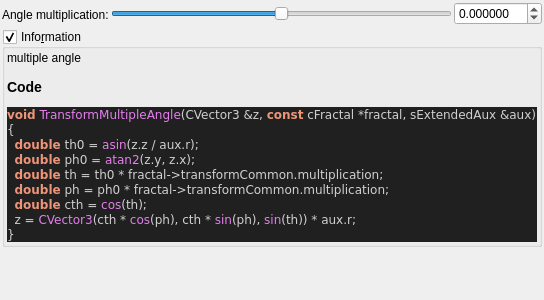
<?xml version="1.0" encoding="UTF-8"?>
<ui version="4.0">
 <class>transf_multiple_angle</class>
 <widget class="QWidget" name="Form">
  <property name="geometry">
   <rect>
    <x>0</x>
    <y>0</y>
    <width>400</width>
    <height>300</height>
   </rect>
  </property>
  <property name="windowTitle">
   <string notr="true">transf_multiple_angle</string>
  </property>
  <layout class="QVBoxLayout" name="verticalLayout">
   <property name="spacing">
    <number>2</number>
   </property>
   <property name="leftMargin">
    <number>2</number>
   </property>
   <property name="topMargin">
    <number>2</number>
   </property>
   <property name="rightMargin">
    <number>2</number>
   </property>
   <property name="bottomMargin">
    <number>2</number>
   </property>
   <item>
    <layout class="QGridLayout" name="gridLayout">
     <property name="spacing">
      <number>2</number>
     </property>
     <item row="0" column="2">
      <widget class="MyDoubleSpinBox" name="spinbox_transf_multiplication">
       <property name="sizePolicy">
        <sizepolicy hsizetype="Minimum" vsizetype="Maximum">
         <horstretch>0</horstretch>
         <verstretch>0</verstretch>
        </sizepolicy>
       </property>
       <property name="prefix">
        <string/>
       </property>
       <property name="suffix">
        <string/>
       </property>
       <property name="decimals">
        <number>6</number>
       </property>
       <property name="minimum">
        <double>-99.989999999999995</double>
       </property>
       <property name="maximum">
        <double>99.989999999999995</double>
       </property>
       <property name="singleStep">
        <double>0.100000000000000</double>
       </property>
      </widget>
     </item>
     <item row="0" column="1">
      <widget class="QSlider" name="slider_transf_multiplication">
       <property name="sizePolicy">
        <sizepolicy hsizetype="Expanding" vsizetype="Maximum">
         <horstretch>0</horstretch>
         <verstretch>0</verstretch>
        </sizepolicy>
       </property>
       <property name="minimum">
        <number>-10000000</number>
       </property>
       <property name="maximum">
        <number>10000000</number>
       </property>
       <property name="value">
        <number>0</number>
       </property>
       <property name="sliderPosition">
        <number>0</number>
       </property>
       <property name="orientation">
        <enum>Qt::Horizontal</enum>
       </property>
      </widget>
     </item>
     <item row="0" column="0" rowspan="2">
      <widget class="QLabel" name="label_108">
       <property name="text">
        <string>Angle multiplication:</string>
       </property>
      </widget>
     </item>
    </layout>
   </item>
   <item>
    <widget class="MyGroupBox" name="groupCheck_info">
     <property name="title">
      <string>Info&amp;rmation</string>
     </property>
     <property name="flat">
      <bool>false</bool>
     </property>
     <property name="checkable">
      <bool>true</bool>
     </property>
     <layout class="QVBoxLayout" name="verticalLayout_2">
      <property name="spacing">
       <number>2</number>
      </property>
      <property name="leftMargin">
       <number>2</number>
      </property>
      <property name="topMargin">
       <number>2</number>
      </property>
      <property name="rightMargin">
       <number>2</number>
      </property>
      <property name="bottomMargin">
       <number>2</number>
      </property>
      <item>
       <widget class="QLabel" name="label_code_content">
        <property name="text">
         <string notr="true">&lt;p&gt;multiple angle&lt;/p&gt;&lt;table&gt;
&lt;/table&gt;
&lt;h3&gt;Code&lt;/h3&gt;
&lt;body style=&quot;background-color:#202020&quot;&gt;
&lt;pre style=&quot;color:#d0d0d0; background-color:#202020;  font-family:'Courier New',monospace;&quot;&gt;&lt;span style=&quot;color:#f09479; font-weight:bold&quot;&gt;void&lt;/span&gt; &lt;span style=&quot;color:#e47eed&quot;&gt;TransformMultipleAngle&lt;/span&gt;&lt;span style=&quot;color:#d0d0d0&quot;&gt;(&lt;/span&gt;CVector3 &lt;span style=&quot;color:#d0d0d0&quot;&gt;&amp;amp;&lt;/span&gt;z&lt;span style=&quot;color:#d0d0d0&quot;&gt;,&lt;/span&gt; &lt;span style=&quot;color:#f09479; font-weight:bold&quot;&gt;const&lt;/span&gt; cFractal &lt;span style=&quot;color:#d0d0d0&quot;&gt;*&lt;/span&gt;fractal&lt;span style=&quot;color:#d0d0d0&quot;&gt;,&lt;/span&gt; sExtendedAux &lt;span style=&quot;color:#d0d0d0&quot;&gt;&amp;amp;&lt;/span&gt;aux&lt;span style=&quot;color:#d0d0d0&quot;&gt;)&lt;/span&gt;
&lt;span style=&quot;color:#d0d0d0&quot;&gt;{&lt;/span&gt;
  &lt;span style=&quot;color:#f09479; font-weight:bold&quot;&gt;double&lt;/span&gt; th0 &lt;span style=&quot;color:#d0d0d0&quot;&gt;=&lt;/span&gt; &lt;span style=&quot;color:#e47eed&quot;&gt;asin&lt;/span&gt;&lt;span style=&quot;color:#d0d0d0&quot;&gt;(&lt;/span&gt;z&lt;span style=&quot;color:#d0d0d0&quot;&gt;.&lt;/span&gt;z &lt;span style=&quot;color:#d0d0d0&quot;&gt;/&lt;/span&gt; aux&lt;span style=&quot;color:#d0d0d0&quot;&gt;.&lt;/span&gt;r&lt;span style=&quot;color:#d0d0d0&quot;&gt;);&lt;/span&gt;
  &lt;span style=&quot;color:#f09479; font-weight:bold&quot;&gt;double&lt;/span&gt; ph0 &lt;span style=&quot;color:#d0d0d0&quot;&gt;=&lt;/span&gt; &lt;span style=&quot;color:#e47eed&quot;&gt;atan2&lt;/span&gt;&lt;span style=&quot;color:#d0d0d0&quot;&gt;(&lt;/span&gt;z&lt;span style=&quot;color:#d0d0d0&quot;&gt;.&lt;/span&gt;y&lt;span style=&quot;color:#d0d0d0&quot;&gt;,&lt;/span&gt; z&lt;span style=&quot;color:#d0d0d0&quot;&gt;.&lt;/span&gt;x&lt;span style=&quot;color:#d0d0d0&quot;&gt;);&lt;/span&gt;
  &lt;span style=&quot;color:#f09479; font-weight:bold&quot;&gt;double&lt;/span&gt; th &lt;span style=&quot;color:#d0d0d0&quot;&gt;=&lt;/span&gt; th0 &lt;span style=&quot;color:#d0d0d0&quot;&gt;*&lt;/span&gt; fractal&lt;span style=&quot;color:#d0d0d0&quot;&gt;-&amp;gt;&lt;/span&gt;transformCommon&lt;span style=&quot;color:#d0d0d0&quot;&gt;.&lt;/span&gt;multiplication&lt;span style=&quot;color:#d0d0d0&quot;&gt;;&lt;/span&gt;
  &lt;span style=&quot;color:#f09479; font-weight:bold&quot;&gt;double&lt;/span&gt; ph &lt;span style=&quot;color:#d0d0d0&quot;&gt;=&lt;/span&gt; ph0 &lt;span style=&quot;color:#d0d0d0&quot;&gt;*&lt;/span&gt; fractal&lt;span style=&quot;color:#d0d0d0&quot;&gt;-&amp;gt;&lt;/span&gt;transformCommon&lt;span style=&quot;color:#d0d0d0&quot;&gt;.&lt;/span&gt;multiplication&lt;span style=&quot;color:#d0d0d0&quot;&gt;;&lt;/span&gt;
  &lt;span style=&quot;color:#f09479; font-weight:bold&quot;&gt;double&lt;/span&gt; cth &lt;span style=&quot;color:#d0d0d0&quot;&gt;=&lt;/span&gt; &lt;span style=&quot;color:#e47eed&quot;&gt;cos&lt;/span&gt;&lt;span style=&quot;color:#d0d0d0&quot;&gt;(&lt;/span&gt;th&lt;span style=&quot;color:#d0d0d0&quot;&gt;);&lt;/span&gt;
  z &lt;span style=&quot;color:#d0d0d0&quot;&gt;=&lt;/span&gt; &lt;span style=&quot;color:#e47eed&quot;&gt;CVector3&lt;/span&gt;&lt;span style=&quot;color:#d0d0d0&quot;&gt;(&lt;/span&gt;cth &lt;span style=&quot;color:#d0d0d0&quot;&gt;*&lt;/span&gt; &lt;span style=&quot;color:#e47eed&quot;&gt;cos&lt;/span&gt;&lt;span style=&quot;color:#d0d0d0&quot;&gt;(&lt;/span&gt;ph&lt;span style=&quot;color:#d0d0d0&quot;&gt;),&lt;/span&gt; cth &lt;span style=&quot;color:#d0d0d0&quot;&gt;*&lt;/span&gt; &lt;span style=&quot;color:#e47eed&quot;&gt;sin&lt;/span&gt;&lt;span style=&quot;color:#d0d0d0&quot;&gt;(&lt;/span&gt;ph&lt;span style=&quot;color:#d0d0d0&quot;&gt;),&lt;/span&gt; &lt;span style=&quot;color:#e47eed&quot;&gt;sin&lt;/span&gt;&lt;span style=&quot;color:#d0d0d0&quot;&gt;(&lt;/span&gt;th&lt;span style=&quot;color:#d0d0d0&quot;&gt;)) *&lt;/span&gt; aux&lt;span style=&quot;color:#d0d0d0&quot;&gt;.&lt;/span&gt;r&lt;span style=&quot;color:#d0d0d0&quot;&gt;;&lt;/span&gt;
&lt;span style=&quot;color:#d0d0d0&quot;&gt;}&lt;/span&gt;
&lt;/pre&gt;
&lt;/body&gt;</string>
        </property>
        <property name="wordWrap">
         <bool>true</bool>
        </property>
        <property name="openExternalLinks">
         <bool>true</bool>
        </property>
        <property name="textInteractionFlags">
         <set>Qt::LinksAccessibleByMouse|Qt::TextSelectableByMouse</set>
        </property>
       </widget>
      </item>
     </layout>
    </widget>
   </item>
   <item>
    <spacer name="verticalSpacer">
     <property name="orientation">
      <enum>Qt::Vertical</enum>
     </property>
     <property name="sizeHint" stdset="0">
      <size>
       <width>20</width>
       <height>40</height>
      </size>
     </property>
    </spacer>
   </item>
  </layout>
 </widget>
 <customwidgets>
  <customwidget>
   <class>MyDoubleSpinBox</class>
   <extends>QDoubleSpinBox</extends>
   <header>my_double_spin_box.h</header>
  </customwidget>
  <customwidget>
   <class>MyGroupBox</class>
   <extends>QGroupBox</extends>
   <header>my_group_box.h</header>
   <container>1</container>
  </customwidget>
 </customwidgets>
 <resources/>
 <connections/>
</ui>
